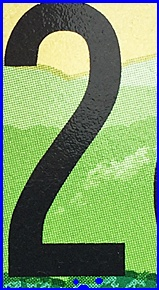
#> input picture cropped_images_templates/template48.jpg, 159 x 290 px
$ python hi.py
#> lines starting #> are read from the running program, lines starting #| are printed output that depends on the picture
import cv2

if __name__ == "__main__":
    img = cv2.imread("cropped_images_templates/template48.jpg")
#> img is the input picture: shape (290, 159, 3); mean B, G, R 108.5, 150, 122.8
    sift = cv2.SIFT_create()
    gray = cv2.cvtColor(img, cv2.COLOR_BGR2GRAY)
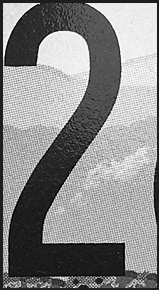
#> gray: shape (290, 159); min 1, max 253, mean 137.1
    kp, des = sift.detectAndCompute(gray, None)
#> kp = 80 keypoints; strongest (x, y, size): (155, 4, 2.1), (65, 53, 30.5), (4, 4, 2.3), (60, 278, 2.1)

    img = cv2.drawKeypoints(gray,kp,img)
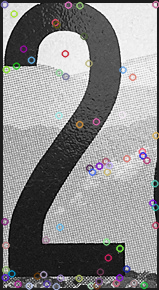
#> img: shape (290, 159, 3); mean B, G, R 137.6, 137.1, 137.7
    cv2.imwrite('HI.jpg',img)

$ run again, with cropped_images_templates/template1.jpg copied over cropped_images_templates/template48.jpg
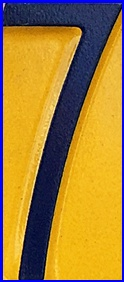
#> input picture cropped_images_templates/template1.jpg, 124 x 282 px
#> img is the input picture: shape (282, 124, 3); mean B, G, R 55.5, 129.3, 165.6
#> `gray = cv2.cvtColor(img, cv2.COLOR_BGR2GRAY)`:
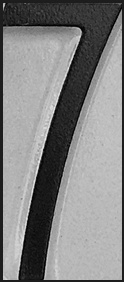
#> gray: shape (282, 124); min 0, max 242, mean 131.8
#> kp = 30 keypoints; strongest (x, y, size): (4, 278, 2.5), (38, 167, 1.8), (39, 171, 1.8), (50, 129, 2)
#> `img = cv2.drawKeypoints(gray,kp,img)`:
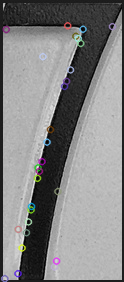
#> img: shape (282, 124, 3); mean B, G, R 132.6, 132.4, 132.4

$ run again, with cropped_images_templates/template12.jpg copied over cropped_images_templates/template48.jpg
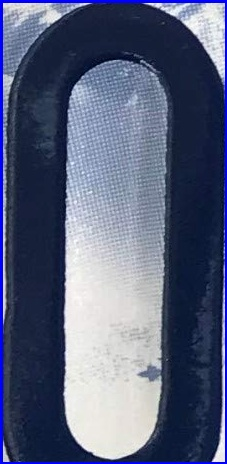
#> input picture cropped_images_templates/template12.jpg, 227 x 464 px
#> img is the input picture: shape (464, 227, 3); mean B, G, R 123.6, 96.5, 88.1
#> `gray = cv2.cvtColor(img, cv2.COLOR_BGR2GRAY)`:
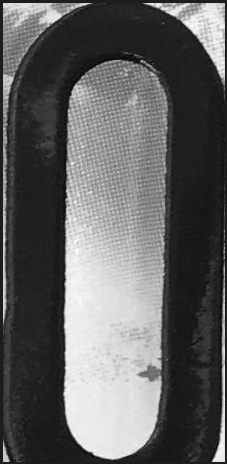
#> gray: shape (464, 227); min 4, max 255, mean 97.1
#> kp = 657 keypoints; strongest (x, y, size): (219, 456, 6.6), (214, 460, 2.6), (85, 4, 2), (223, 460, 2)
#> `img = cv2.drawKeypoints(gray,kp,img)`:
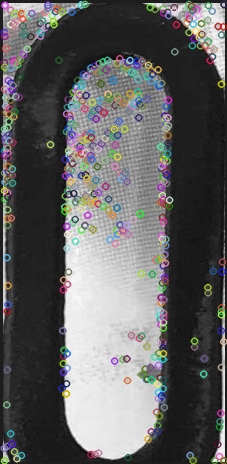
#> img: shape (464, 227, 3); mean B, G, R 97, 97, 97.2
